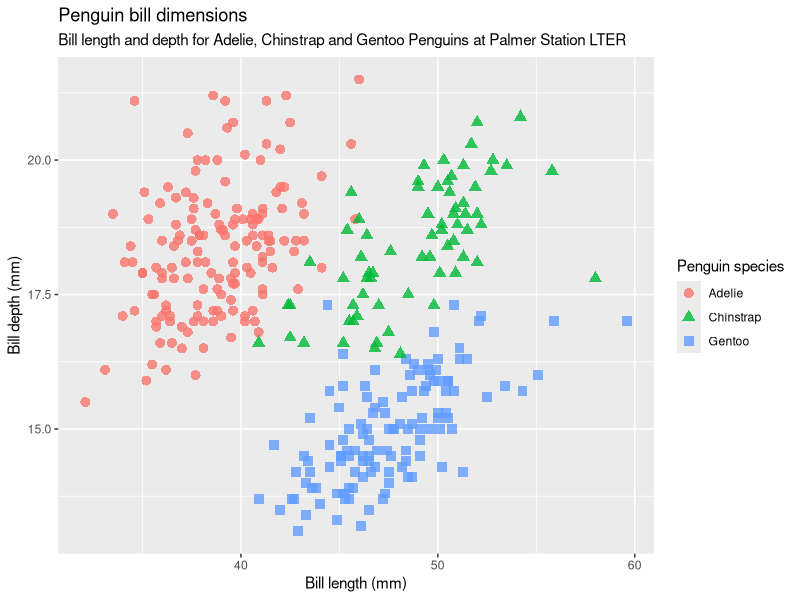

Write the R code that produced this figure.
#' ---
#' title: Palmer Penguins
#' author: First Last
#' date: last-modified
#' format: html
#' ---

library(palmerpenguins)

#' ## Exploring the data
#' See @fig-bill-sizes for an exploration of bill sizes by species.

#| label: fig-bill-sizes
#| fig-cap: Bill Sizes by Species
#| warning: false

library(ggplot2)
ggplot(data = penguins,
       aes(x = bill_length_mm,
           y = bill_depth_mm,
           group = species)) +
  geom_point(aes(color = species,
                 shape = species),
             size = 3,
             alpha = 0.8) +
  labs(title = "Penguin bill dimensions",
       subtitle = "Bill length and depth for Adelie, Chinstrap and Gentoo Penguins at Palmer Station LTER",
       x = "Bill length (mm)",
       y = "Bill depth (mm)",
       color = "Penguin species",
       shape = "Penguin species")